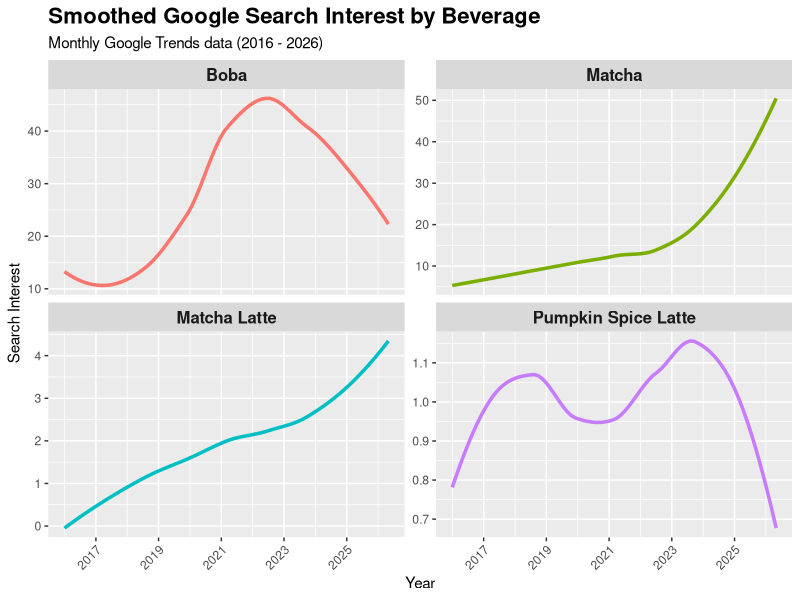
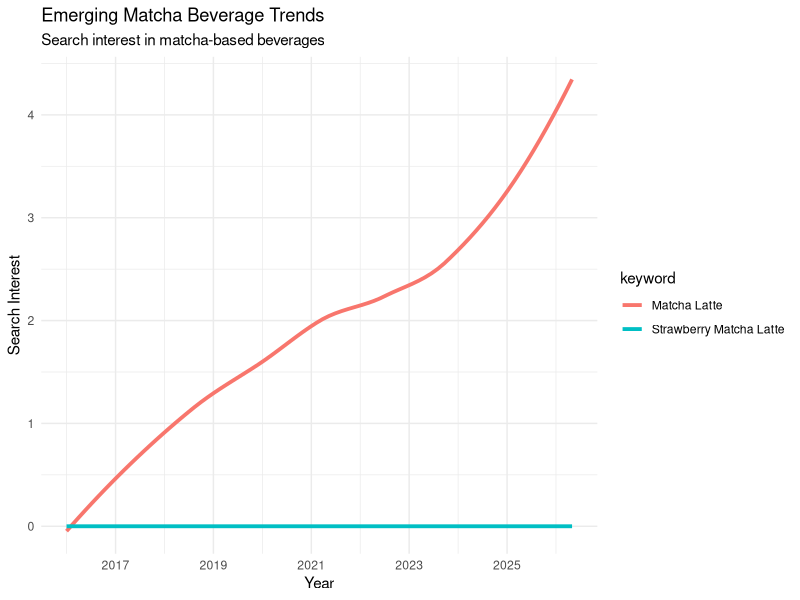
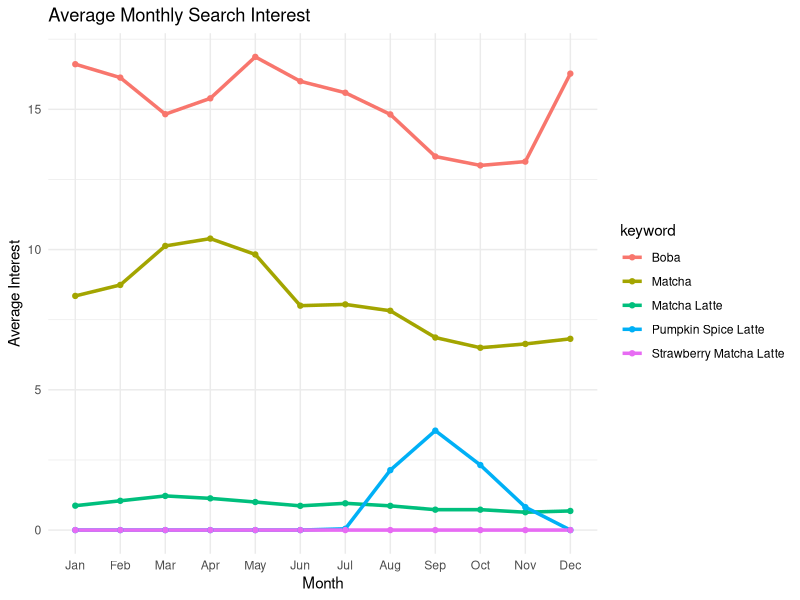
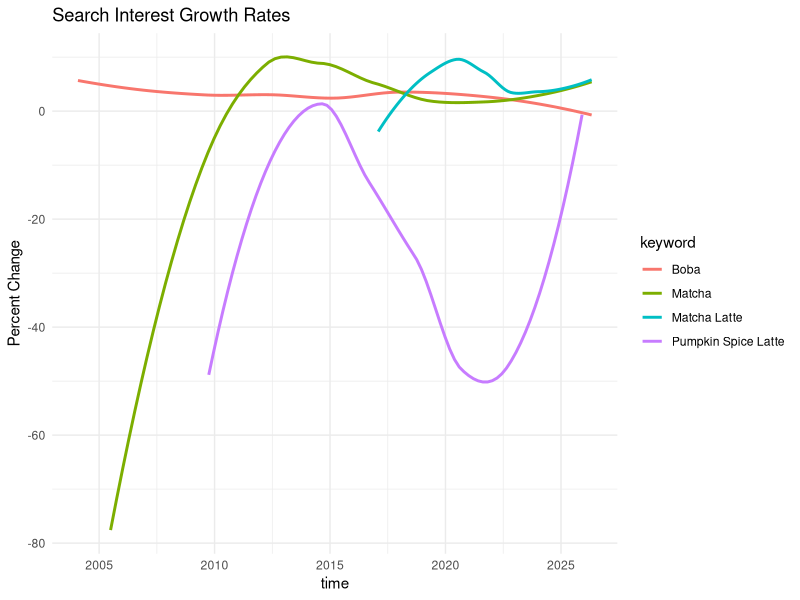

Source code (R) for these figures, in order: (Note: this script raises an error after producing the figures.)
library(tidyverse)
library(dplyr)
library(skimr)
library(ggplot2)
library(zoo)


# CSV files to dataframes
matcha_df <- read_csv("data/clean/clean_time_series_US.csv")
ml_df <- read_csv("data/clean/clean_time_series_US_1.csv")
strawberry_ml_df <- read_csv("data/clean/clean_time_series_US_2.csv")
boba_df <- read_csv("data/clean/clean_time_series_US_3.csv")
psl_df <- read_csv("data/clean/clean_time_series_US_4.csv")
all_df <- read_csv("data/clean/clean_time_series_US_5.csv")


# Convert to tidy format
tidy_df <- all_df |>
  pivot_longer(
    cols = c(matcha, matcha_latte, strawberry_ml, boba, psl),
    names_to = "keyword",
    values_to = "interest"
  )

# Rename keywords values
tidy_df <- tidy_df |>
  mutate(
    keyword = recode(
      keyword,
      matcha = "Matcha",
      matcha_latte = "Matcha Latte",
      strawberry_ml = "Strawberry Matcha Latte",
      boba = "Boba",
      psl = "Pumpkin Spice Latte"
    )
  )


# Filter time to start at 2016 and remove Strawberry Matcha Latte
trends_recent <- tidy_df |>
  filter(time >= as.Date("2016-01-01"), keyword != "Strawberry Matcha Latte")



#====================================
# Smoothed Faceted Line Plot (Simple)
#====================================
ggplot(trends_recent, aes(x = time, y = interest, color = keyword)) +
  geom_smooth(method = "loess", se = FALSE, linewidth = 1.2) + 
  scale_x_date(date_breaks = "2 years", date_labels = "%Y") + 
  facet_wrap(~keyword, scales = "free_y") + 
  labs(
    title = "Smoothed Google Search Interest by Beverage", 
    subtitle = "Monthly Google Trends data (2016 - 2026)",
    x = "Year", 
    y = "Search Interest") + 
  theme(
    legend.position = "none", 
    strip.text = element_text(size = 12, face = "bold"),
    axis.text.x = element_text(angle = 45, hjust = 1),
    plot.title = element_text(face = "bold", size = 16)) 


#============================================
# Matcha (Umbrella term) and Matcha Drinks Smooth Line plot
#============================================
matcha_beverages <- tidy_df |>
  filter( keyword %in% c(
      "Matcha Latte",
      "Strawberry Matcha Latte"
    ),
    time >= as.Date("2016-01-01"))

ggplot(matcha_beverages, aes(x = time, y = interest, color = keyword)) +
  geom_smooth(method = "loess", se = FALSE, linewidth = 1.3) +
  scale_x_date( date_breaks = "2 years", date_labels = "%Y") +
  labs(
    title = "Emerging Matcha Beverage Trends",
    subtitle = "Search interest in matcha-based beverages",
    x = "Year",
    y = "Search Interest") +
  theme_minimal()


#============================================
# Monthly Average Seasonal Line Plot
#============================================
monthly_avg <- tidy_df |>
  mutate(month = month(time, label = TRUE)) |>
  group_by(keyword, month) |>
  summarize(avg_interest = mean(interest))

ggplot(monthly_avg, aes(x = month, y = avg_interest, color = keyword, group = keyword)) +
  geom_line(linewidth = 1.2) +
  geom_point() +
  labs(
    title = "Average Monthly Search Interest",
    x = "Month",
    y = "Average Interest") + 
  theme_minimal()


#============================================
# Growth Rate Smooth Line Plot
#============================================
growth_df <- tidy_df |>
  group_by(keyword) |>
  arrange(time) |>
  mutate(pct_change = ((interest / lag(interest)) - 1) * 100)

ggplot(growth_df, aes(x = time, y = pct_change, color = keyword)) +
  geom_smooth(se = FALSE) +
  labs(
    title = "Search Interest Growth Rates",
    y = "Percent Change") +
  theme_minimal()



#============================================
# Rolling Average (3-month period) Line plot
#============================================
trends_recent_1 <- tidy_df |>
  filter(time >= as.Date("2021-01-01"), keyword != "Strawberry Matcha Latte")

# Rolling average (6 months)
rol_avg_1 <- trends_recent_1 |>
  group_by(keyword) |>
  arrange(time) |>
  mutate(rolling_avg = rollmean(interest, k = 3, fill = NA))

# Get the peak month for matcha rolling average 
peak_matcha <- rol_avg_1 |> 
  filter(keyword == "Matcha") |> 
  arrange(desc(rolling_avg)) |> 
  slice(1)

ggplot(rol_avg_1, aes(x = time, y = rolling_avg, color = keyword)) +
  geom_line(linewidth = 1.2) +
  # vertical line for the peak
  geom_vline(xintercept = peak_matcha$time, linetype = "dashed", color = "gray35") +
  # text label pointing to the peak
  geom_label_repel(
    data = peak_matcha,
    aes(label = paste("Peak Market Interest\n", format(time, "%b %Y"))),
    nudge_y = 10,
    nudge_x = -300,
    show.legend = FALSE,
    fontface = "bold",
    color = "black", 
    segment.colour = "black"
  ) + 
  labs(
    title = "6-Month Rolling Search Momentum",
    subtitle = "Tracking sustained interest vs. temporary viral spikes",
    x = "Year",
    y = "Rolling Average Interest"
  ) + 
  theme_minimal() + 
  theme(
    axis.text.x = element_text(angle = 45, hjust = 1),
    plot.title = element_text(face = "bold", size = 16),
    legend.position = "bottom",
    legend.title = element_blank()
  )


View(tidy_df)

#============================================
# Stats and Insights 
#============================================

# Search interest growth in percentage  
growth_stats <- tidy_df |>
  filter(time >= as.Date("2021-01-01")) |>
  group_by(keyword) |>
  summarize(
    start = first(interest),
    end = last(interest),
    pct_growth = ((end - start) / start) * 100
  )

growth_stats


std <- tidy_df |>
  filter(time >= as.Date("2021-01-01")) |>
  group_by(keyword) |>
  summarize(
    mean_interest = mean(interest),
    sd_interest = sd(interest),
    cv = sd_interest / mean_interest
  )

View(std)
